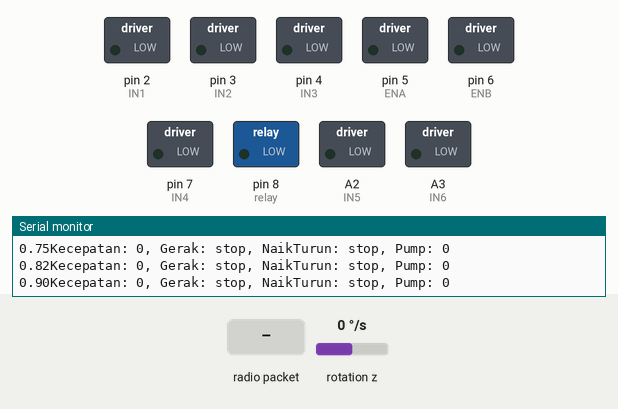
A sketch run on a simulated Arduino Uno, built with avr-gcc and run on an emulated ATmega328P. Parts: switched loads named in the sketch (green lamp = pin HIGH), the last lines printed to the serial monitor. Wiring (inferred from the names in the program): MPU-6050 motion sensor at I2C address 0x68. The test bench sets the inputs (shaded band); at power-on: rotation z 0 °/s. No radio packets arrive unless stated.

Above: at 1.2 s.
1.3 s: radio packet "1" arrives
At 2.1 s:
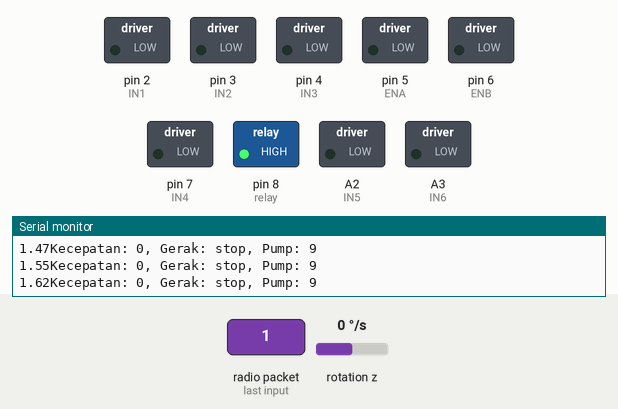
2.8 s: radio packet "2" arrives
At 3.3 s:
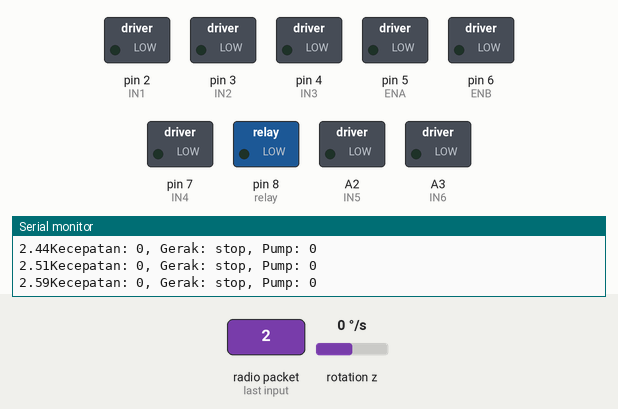
5.8 s: radio packet "0" arrives
At 6.8 s:
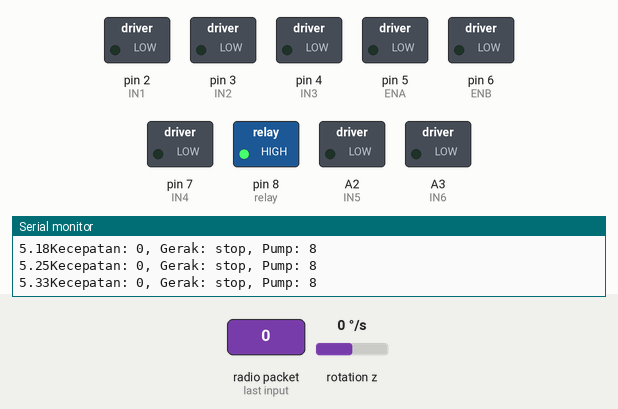
Timing chart, 0 to 8.8 s (numbered marks = the images above; inputs shaded):
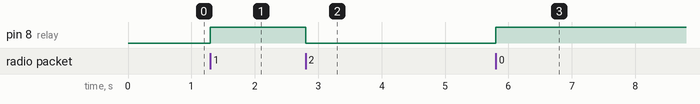

Measured:
- after the input at 1.3 s, pin 8 (relay): LOW → HIGH at once
- after the input at 2.8 s, pin 8 (relay): HIGH → LOW at once
- after the input at 5.8 s, pin 8 (relay): LOW → HIGH at once

The sketch:

Robot.ino
```cpp
#include <Wire.h>
#include <SPI.h>
#include <nRF24L01.h>
#include <RF24.h>

RF24 radio(9, 10); // CE, CSN
const byte address[][6] = {"00001", "00002"}; // 00002 transmit, 00001 receive
const int MPU = 0x68; // MPU6050 I2C address
float GyroZ;
float yaw;
float elapsedTime, currentTime, previousTime;
int c = 0;
float arah;

//Deklarasi pin
const int IN1 = 2;
const int IN2 = 3;
const int IN3 = 4;
const int IN4 = 7;
const int ENA = 5;
const int ENB = 6;
const int relay = 8;
const int IN5 = A2;
const int IN6 = A3;

int pump;
int kec;
int gerak;
int updwn;
long int data;

int expiretime = 0;

void setup() {
  pinMode(IN1,OUTPUT);
  pinMode(IN2,OUTPUT);
  pinMode(IN3,OUTPUT);
  pinMode(IN4,OUTPUT);
  pinMode(ENA,OUTPUT);
  pinMode(ENB,OUTPUT);
  pinMode(relay,OUTPUT);
  pinMode(IN5,OUTPUT);
  pinMode(IN6,OUTPUT);
  Wire.begin();                      // Inisialisasi komunikasi
  Wire.beginTransmission(MPU);  // Mulai komunikasi MPU6050 // MPU=0x68
  Wire.write(0x6B);                  // Komunikasi register 6B
  Wire.write(0x00);
  Wire.endTransmission(true);        // End transmission
  radio.begin();
  radio.openWritingPipe(address[0]);      //Address kirim data
  radio.openReadingPipe(1, address[1]);   //Address trima data
  radio.setPALevel(RF24_PA_HIGH);
  Serial.begin(19200);

}

void loop() {
  delay(5);
  radio.stopListening();
  //Kirim arah MPU
  baca_mpu();
  arah = yaw;
  radio.write(&arah, sizeof(arah));
  Serial.print(yaw);

  radio.startListening();
      expiretime=0;
      while(!radio.available() && expiretime < 1000){
        expiretime++;
      }
            //Menerima data
            radio.read(&data, sizeof(data));
            kec = data/1000;
            data=data%1000;
            gerak = data/100;
            data=data%100;
            updwn = data/10;
            data=data%10;
            pump = data;

            //Set kecepatan
            analogWrite(ENA, kec); //ENA pin
            analogWrite(ENB, kec); //ENB pin
            Serial.print("Kecepatan: ");
            Serial.print(kec);

            //Gerak maju mundur kiri kanan
            if (gerak==0) {
                  //berhenti
                  digitalWrite(IN1,LOW);
                  digitalWrite(IN2,LOW);
                  digitalWrite(IN3,LOW);
                  digitalWrite(IN4,LOW);
                  Serial.print(", Gerak: stop");
            }
            if (gerak==1) {
                        //maju
                        digitalWrite(IN1,HIGH);
                        digitalWrite(IN2,LOW);
                        digitalWrite(IN3,LOW);
                        digitalWrite(IN4,HIGH);
                        Serial.print(", Gerak: maju");
            }
            if (gerak==2) {
                        //mundur
                        digitalWrite(IN1,LOW);
                        digitalWrite(IN2,HIGH);
                        digitalWrite(IN3,HIGH);
                        digitalWrite(IN4,LOW);
                        Serial.print(", Gerak: mundur");
            }
            if (gerak==3) {
                        //kiri
                        digitalWrite(IN1,LOW);
                        digitalWrite(IN2,LOW);
                        digitalWrite(IN3,LOW);
                        digitalWrite(IN4,HIGH);
                        Serial.print(", Gerak: kiri");
            }
            if (gerak==4) {
                        //kanan
                        digitalWrite(IN1,HIGH);
                        digitalWrite(IN2,LOW);
                        digitalWrite(IN3,LOW);
                        digitalWrite(IN4,LOW);
                        Serial.print(", Gerak: kanan");
            }

            //Gerak naik turun
            if (updwn==0) {
                  //berhenti
                  digitalWrite(IN5,LOW);
                  digitalWrite(IN6,LOW);
                  Serial.print(", NaikTurun: stop");
            }
            if (updwn==1) {
                        //naik
                        digitalWrite(IN5,HIGH);
                        digitalWrite(IN6,LOW);
                        Serial.print(", NaikTurun: naik");
            }
            if (updwn==2) {
                        //turun
                        digitalWrite(IN5,LOW);
                        digitalWrite(IN6,HIGH);
                        Serial.print(", NaikTurun: turun");
            }

            //Nyala atau mati pompa
            digitalWrite(relay, pump);
            Serial.print(", Pump: ");
            Serial.println(pump);
}

void baca_mpu()
{
  previousTime = currentTime;        // Menyimpan waktu sebelumnya
  currentTime = millis();            // Membaca waktu sekarang
  elapsedTime = (currentTime - previousTime) / 1000; // Dibagi 1000 menjadi detik
  Wire.beginTransmission(MPU);
  Wire.write(0x47); // Register data pertama GyroZ address 0x47
  Wire.endTransmission(false);
  Wire.requestFrom(MPU, 2, true); // Membaca 2 register total
  GyroZ = (Wire.read() << 8 | Wire.read()) / 131.0;
  GyroZ = GyroZ + 0.79; // GyroErrorZ ~ (-0.8)
  yaw =  yaw + GyroZ * elapsedTime;
  }
```
